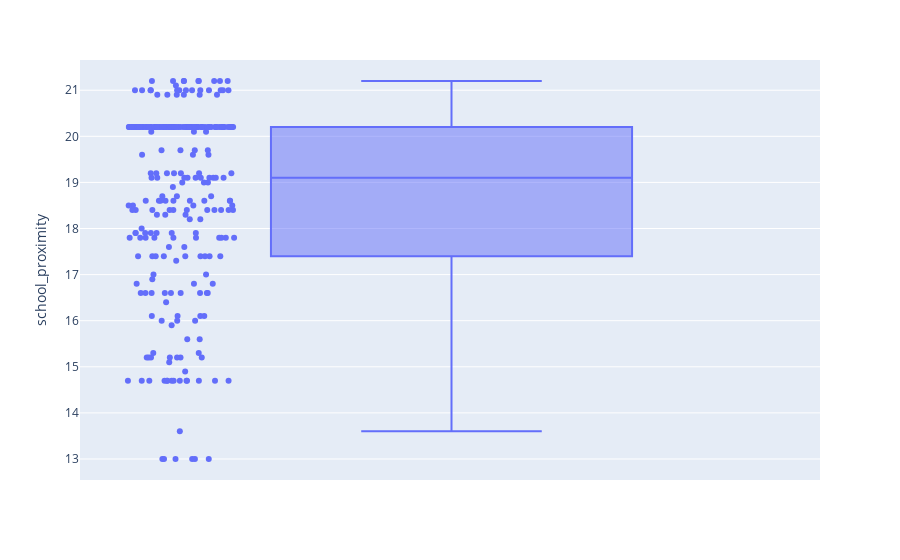

Source (notebook cell):
### Markdown cell above
#### crime_rate variable

### Code cell
fig = px.box(df_num, y="school_proximity", points='all')
fig.show()

### Figure 1 — Plotly figure (JSON) as saved in the notebook; plotly's stock layout.template omitted (floating-point values rounded to 4 significant figures; data arrays with more than 128 entries replaced by an {"elided": "..."} marker saying what was removed)
{"data": [{"alignmentgroup": "True", "boxpoints": "all", "hovertemplate": "school_proximity=%{y}<extra></extra>", "legendgroup": "", "marker": {"color": "#636efa"}, "name": "", "notched": false, "offsetgroup": "", "orientation": "v", "showlegend": false, "type": "box", "x0": " ", "xaxis": "x", "y": {"elided": "320 float values"}, "y0": " ", "yaxis": "y"}], "layout": {"boxmode": "group", "legend": {"tracegroupgap": 0}, "margin": {"t": 60}, "xaxis": {"anchor": "y", "domain": [0, 1]}, "yaxis": {"anchor": "x", "domain": [0, 1], "title": {"text": "school_proximity"}}}}
